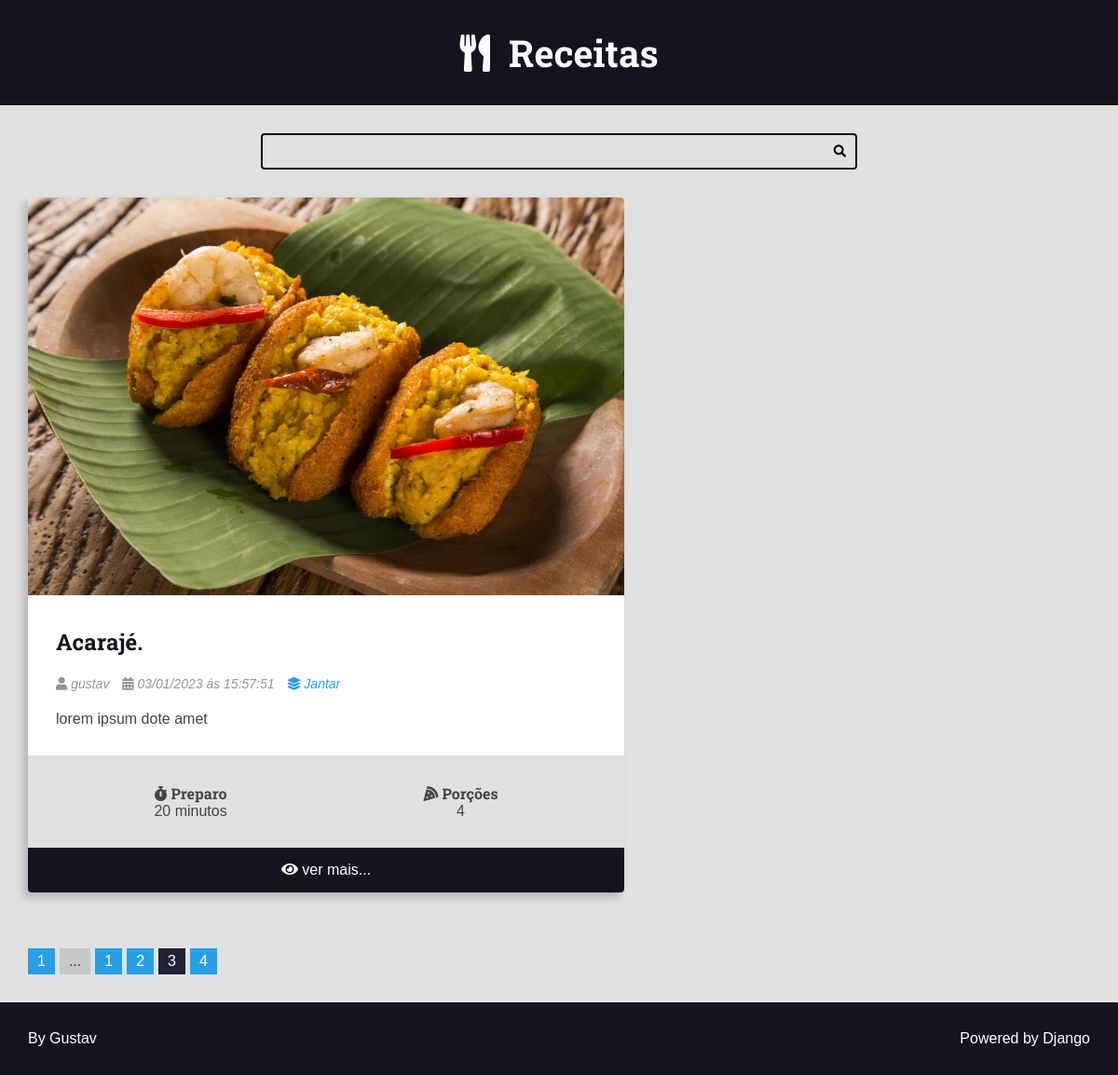
The app's page /recipes/category/2/?page=3, older data.
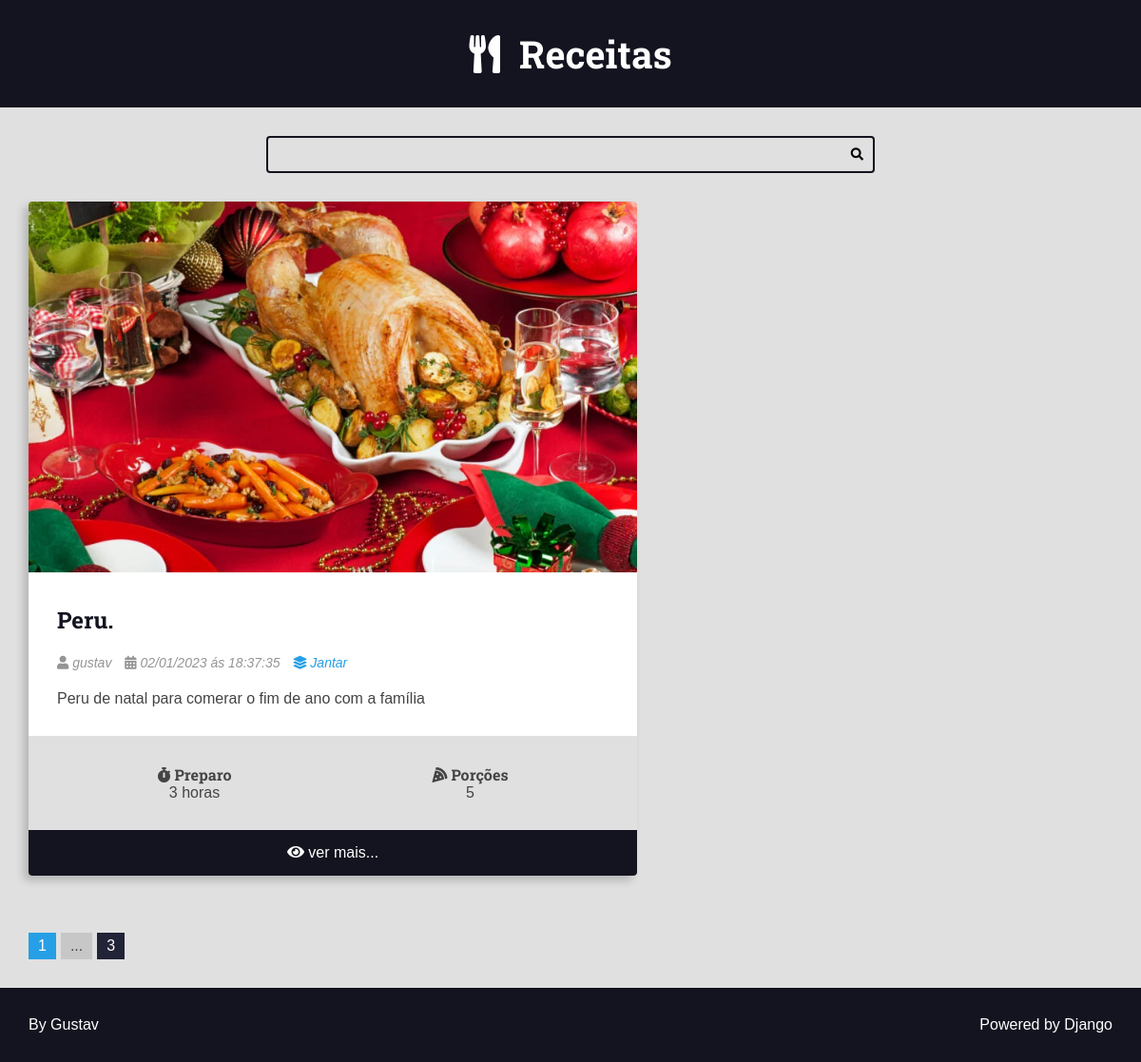
The same page, newer data.
### recipes/models.py (models this page shows, shortened)
class Recipe(models.Model):
    title = models.CharField(max_length=65)
    description = models.CharField(max_length=165)
    slug = models.SlugField(unique=True)
    preparation_time = models.IntegerField()
    preparation_time_unit = models.CharField(max_length=65)
    servings = models.IntegerField()
    servings_unit = models.CharField(max_length=65)
    preparation_steps = models.TextField()
    preparation_steps_is_html = models.BooleanField(default=False)
    created_at = models.DateTimeField(auto_now_add=True)
    updated_at = models.DateTimeField(auto_now=True)
    is_published = models.BooleanField(default=False)
    cover = models.ImageField(
        upload_to='recipes/covers/%Y/%m/%d/',  blank=True,  default=''
        )
    category = models.ForeignKey(
        Category, on_delete=models.SET_NULL, null=True, default=None
        )
    author = models.ForeignKey(User, on_delete=models.SET_NULL, null=True)

class Category(models.Model):
    name = models.CharField(max_length=60)

### recipes/views.py (the view)
# urls.py: path('recipes/category/<int:id>/', views.category, name='category'),
def category(request: HttpRequest, id: int) -> HttpResponse:
    recipes: list = get_list_or_404(Recipe.objects.filter(
            is_published=True,
            category__id=id).order_by('-id'),
            )
    category_name = recipes[0].category.name
    page_obj, pagination_range = make_pagination(
        request=request,
        query_set=recipes,
        per_page=1,
        qty_pages=4
    )
    return render(
        request, 'recipes/pages/category.html', context={
                'recipes': page_obj,
                'pagination_range': pagination_range,
                'category': category_name,
                })

### utils/pagination.py (called while the page is built)
def make_pagination(request: HttpRequest, qty_pages: int, query_set: QueryDict, per_page: int) -> tuple:  # noqa? E501
    try:
        current_page = int(request.GET.get('page', 1))
    except ValueError:
        current_page = 1
    paginator = Paginator(query_set, per_page)
    page_obj = paginator.get_page(current_page)
    pagination_range = make_pagination_range(
        paginator.page_range,
        qty_pages,
        current_page
    )
    return page_obj, pagination_range

### recipes/templates/recipes/pages/category.html (shortened to what this page needs)
{% extends 'global/base.html'%}
{% block 'content'%}
    <div class="main-content main-content-list container">
        {% for recipe in recipes %}
            {% include 'recipes/partials/recipe.html'%}
        {% endfor %}
    </div>
{% endblock%}

### recipes/templates/recipes/partials/recipe.html (shortened to what this page needs)
<div class="recipe recipe-list-item">
    <div class="recipe-cover">
        {% if recipe.cover%}
            <a href="{% url  'recipes:recipe' recipe.id %}">
            <img src="{{recipe.cover.url}}" alt="Temporário">
            </a>
        {% endif %}
    </div>
    <div class="recipe-title-container">
        <h2 class="recipe-title">
            <a href="{% url  'recipes:recipe' recipe.id %}">
                {{recipe.title}}.
            </a>
        </h2>
    </div>
    <div class="recipe-author">
        {%if recipe.author is not None%}
            <span class="recipe-author-item">
                <i class="fas fa-user"></i>
                {% if recipe.first_name%}
                    {{recipe.author.first_name}} {{recipe.author.last_name}}
                {% else%}
                    {{recipe.author.username}}
                {% endif %}
            </span>
        {% endif %}
        <span class="recipe-author-item">
            <i class="fas fa-calendar-alt"></i>
            {{recipe.created_at|date:"d/m/Y"}} ás {{recipe.created_at|date:"H:i:s"}}
        </span>
        {% if recipe.category is not None%}
            <span class="recipe-author-item">
                <a href="{% url 'recipes:category' recipe.category.id %}">
                    <i class="fas fa-layer-group"></i>
                    <span>{{recipe.category.name}}</span>
                </a>
            </span>
        {% endif %}
    </div>
    <div class="recipe-content">
        <p>{{recipe.description}}</p>
    </div>
    <div class="recipe-meta-container">
        <div class="recipe-meta recipe-preparation">
            <h3 class="recipe-meta-title"><i class="fas fa-stopwatch"></i> Preparo</h3>
            <div class="recipe-meta-text">
                {{recipe.preparation_time}} {{recipe.preparation_time_unit}}
            </div>
        </div>
        <div class="recipe-meta recipe-servings">
            <h3 class="recipe-meta-title"><i class="fas fa-pizza-slice"></i> Porções</h3>
            <div class="recipe-meta-text">
                {{recipe.servings}} {{recipes.servings_unit}}
            </div>
        </div>
    </div>
    {% if is_detail_page is not True%}
        <footer class="recipe-footer">
            <a class="recipe-read-more button button-dark button-full-width" href="{% url 'recipes:recipe' recipe.id %}">
                <i class="fas fa-eye"></i>
                <span>ver mais...</span>
            </a>
        </footer>
    {% endif %}
</div>

Row changes from the older to the newer data that the page shows:
no longer on this page (row edited): Recipe: cover (picture), title "Acarajé", author.username "gustav", created_at "03/01/2023", created_at "15:57:51", category.name "Jantar", description "lorem ipsum dote amet", preparation_time "20", preparation_time_unit "minutos", servings "4"
now on this page (row unchanged): Recipe: cover (picture), title "Peru", author.username "gustav", created_at "02/01/2023", created_at "18:37:35", category.name "Jantar", description "Peru de natal para comerar o fim de ano com a família", preparation_time "3", preparation_time_unit "horas", servings "5"
Text that changed along with them:
list line gone: "1"
list line gone: "2"
list line gone: "4"
